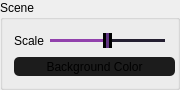
       <widget class="QGroupBox" name="scene_groupBox">
        <property name="sizePolicy">
         <sizepolicy hsizetype="Maximum" vsizetype="Maximum">
          <horstretch>0</horstretch>
          <verstretch>0</verstretch>
         </sizepolicy>
        </property>
        <property name="maximumSize">
         <size>
          <width>180</width>
          <height>90</height>
         </size>
        </property>
        <property name="title">
         <string>Scene</string>
        </property>
        <layout class="QVBoxLayout" name="verticalLayout_8">
         <property name="rightMargin">
          <number>2</number>
         </property>
         <item>
          <layout class="QHBoxLayout" name="scale_horizontalLayout">
           <item>
            <widget class="QLabel" name="scale_label">
             <property name="sizePolicy">
              <sizepolicy hsizetype="Maximum" vsizetype="Maximum">
               <horstretch>0</horstretch>
               <verstretch>0</verstretch>
              </sizepolicy>
             </property>
             <property name="maximumSize">
              <size>
               <width>40</width>
               <height>16777215</height>
              </size>
             </property>
             <property name="text">
              <string>Scale</string>
             </property>
            </widget>
           </item>
           <item>
            <widget class="QSlider" name="scale_qslider">
             <property name="styleSheet">
              <string notr="true">QSlider::groove:horizontal {
    border: none;
    margin-top: 1px;
    margin-bottom: 1px;
    height: 1px;
}

QSlider::handle {
    background: rgb(97, 53, 131);
    border: 3px solid black;
    width: 3px;
    margin: -30px 0;
}

QSlider::sub-page {
    background: rgb(145, 65, 172);
}

QSlider::add-page {
    background: rgb(36, 31, 49);
}

QSlider::add-page:horizontal:disabled, QSlider::sub-page:horizontal:disabled,
QSlider::add-page:vertical:disabled, QSlider::sub-page:vertical:disabled {
    background: #606060;
}

QSlider::add-page:horizontal {
    background: qlineargradient(x1:0, y1:0, x2:1, y2:0,
                                stop:0.0 rgb(36, 31, 49),
                                stop:0.1 rgb(36, 31, 49),
                                stop:0.6 rgb(145, 65, 172),
                                stop:1.0 rgb(145, 65, 172));
}

QSlider::sub-page:horizontal {
    background: qlineargradient(x1:0, y1:0, x2:1, y2:0,
                                stop:0.0 rgb(145, 65, 172),
                                stop:0.4 rgb(145, 65, 172),
                                stop:0.9 rgb(36, 31, 49),
                                stop:1.0 rgb(36, 31, 49));
}

QSlider::tick:horizontal {
    height: 5px;
    width: 1px;
    background: rgb(255, 255, 255);
    margin-top: -2px;
}
</string>
             </property>
             <property name="minimum">
              <number>-10</number>
             </property>
             <property name="maximum">
              <number>10</number>
             </property>
             <property name="pageStep">
              <number>10</number>
             </property>
             <property name="value">
              <number>0</number>
             </property>
             <property name="orientation">
              <enum>Qt::Horizontal</enum>
             </property>
            </widget>
           </item>
           <item>
            <spacer name="horizontalSpacer">
             <property name="orientation">
              <enum>Qt::Horizontal</enum>
             </property>
             <property name="sizeType">
              <enum>QSizePolicy::Minimum</enum>
             </property>
             <property name="sizeHint" stdset="0">
              <size>
               <width>10</width>
               <height>20</height>
              </size>
             </property>
            </spacer>
           </item>
          </layout>
         </item>
         <item>
          <widget class="QPushButton" name="background_color_button">
           <property name="sizePolicy">
            <sizepolicy hsizetype="Maximum" vsizetype="Maximum">
             <horstretch>0</horstretch>
             <verstretch>0</verstretch>
            </sizepolicy>
           </property>
           <property name="maximumSize">
            <size>
             <width>300</width>
             <height>50</height>
            </size>
           </property>
           <property name="styleSheet">
            <string notr="true">QPushButton {
	background-color: rgb(28, 28, 28);
	border-radius: 5px
}

QPushButton:pressed {
    background-color: rgb(129, 61, 156);
}


QPushButton:hover {
    background-color:   rgb(129, 61, 156);
}</string>
           </property>
           <property name="text">
            <string>Background Color</string>
           </property>
          </widget>
         </item>
        </layout>
       </widget>
